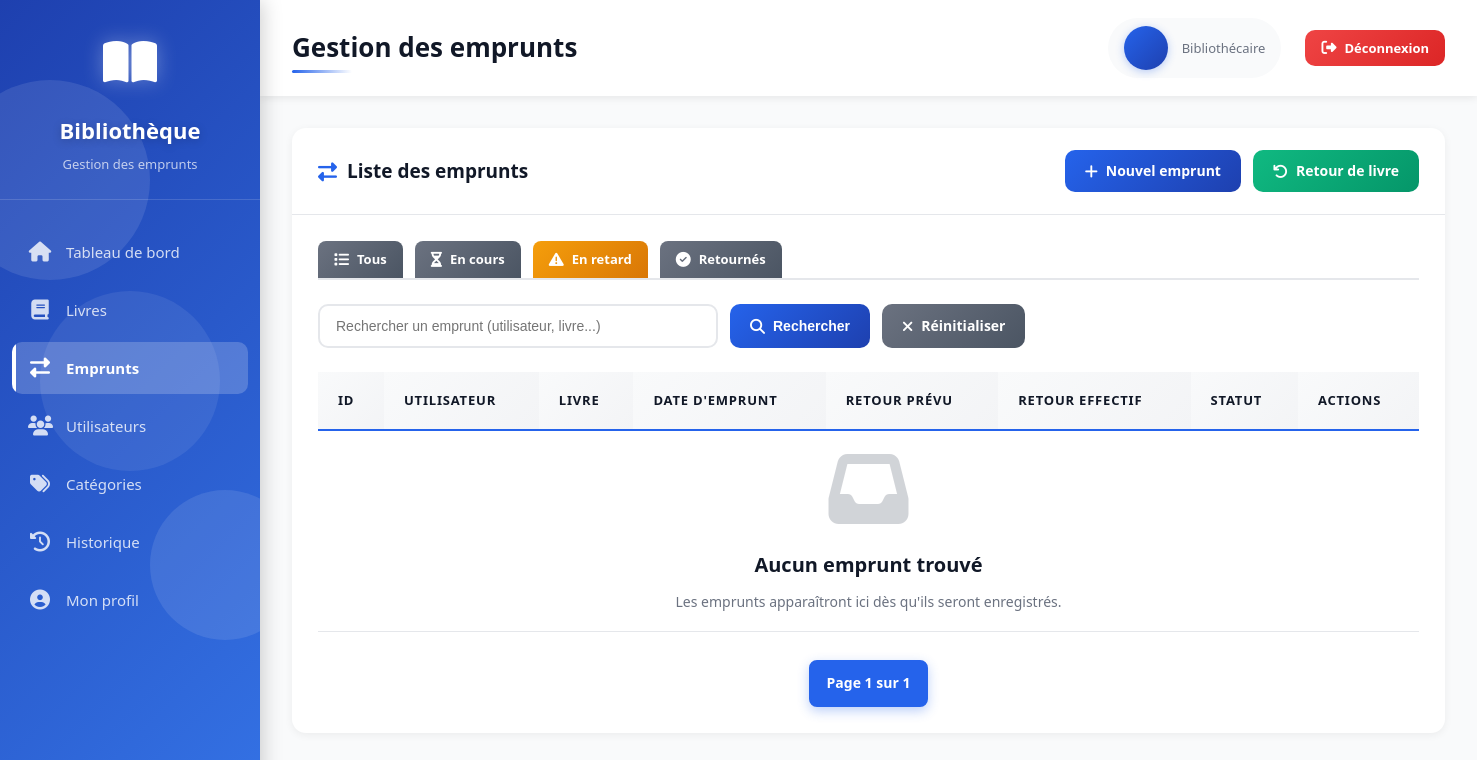
Page /loans/?status=late (signed in) on the earlier database version.
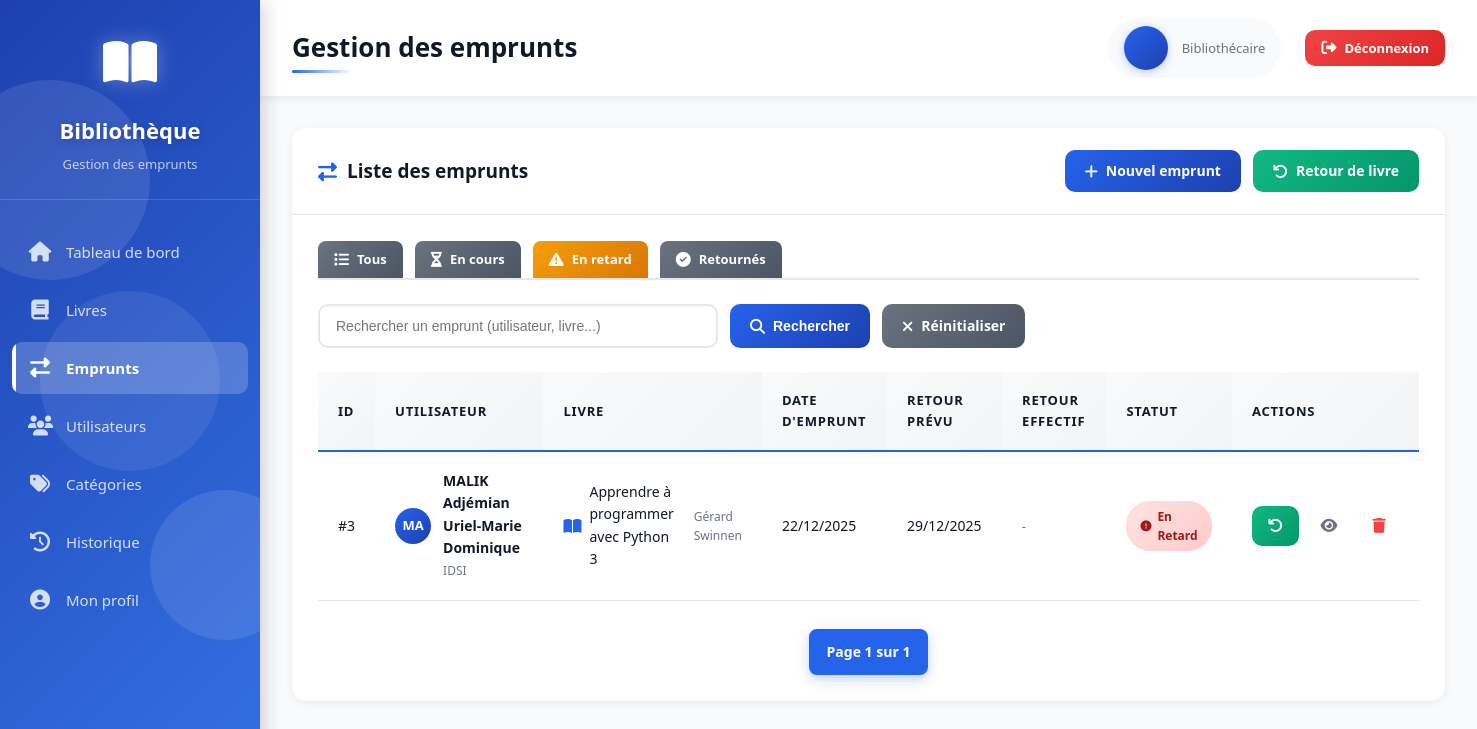
Same page on the later database version.
### books/models.py (models this page shows, shortened)
class Emprunter(models.Model):
    dateEmprunt = models.DateField()
    dateRetourPrevu = models.DateField()
    dateRetourEffectif = models.DateField(null=True,blank=True)
    etudiant= models.ForeignKey(Etudiant,on_delete=models.CASCADE)
    livre = models.ForeignKey(Livre,on_delete=models.CASCADE)
    status = models.CharField(max_length=10, choices=STATUS_CHOICES)
    etat_livre = models.CharField(max_length=50, null=True, choices=ETAT_LIVRE_CHOICES)
    observation =  models.CharField(max_length=20, null=True)
    def is_overdue(self):
        today = timezone.now().date()
        if self.dateRetourEffectif:
            return self.dateRetourEffectif > self.dateRetourPrevu
        return today > self.dateRetourPrevu

class Etudiant(models.Model):
    matricule = models.CharField(max_length=12,primary_key=True,unique=True)
    nom = models.CharField(max_length=50,null=False)
    prenoms = models.CharField(max_length=150,null=False)
    dateNaiss = models.DateField()
    telephone = models.CharField(max_length=20,validators=[phone_validator],null=False)
    emailPers = models.CharField(max_length=50, null=False)
    emailInst = models.CharField(max_length=50, null=False)
    numChambre = models.CharField(max_length=5)
    is_active = models.BooleanField(default=True)
    ecole = models.ForeignKey(Ecole,on_delete=models.CASCADE)

class Ecole(models.Model):
    nom = models.CharField(max_length=50,null=False)

class Livre(models.Model):
    isbn = models.CharField(max_length=10, null=False)
    titre = models.CharField(max_length=100, null=False)
    langue = models.CharField(max_length=2, choices=LANGUAGES_CHOICES)
    quantite = models.SmallIntegerField(default=1)
    nbre_pages = models.SmallIntegerField()
    annee_publication = models.IntegerField(
        validators=[
            MinValueValidator(1400),          # éviter les années aberrantes
            MaxValueValidator(current_year)   # pas de date dans le futur
        ],
        null=True,
        blank=True
    )
    emplacement = models.CharField(max_length=200,null=True,blank=True)
    resume = models.TextField(null=True,blank=True)
    editeur = models.ForeignKey(Editeur,on_delete=models.CASCADE)
    auteur = models.ForeignKey(Auteur,on_delete=models.CASCADE)
    categorie = models.ForeignKey(Categorie,on_delete=models.CASCADE)

class Auteur(models.Model):
    nom_complet = models.CharField(max_length=150,null=False)
    dateNaiss = models.DateField(null=True, default=None)

### app/views.py (the view)
# urls.py: path('loans/', views.loans_list, name="loans_list"),
@login_required(login_url='signin')
def loans_list(request):
    emprunts = Emprunter.objects.select_related(
        "etudiant",
        "livre",
        "livre__auteur"
    )
    search = request.GET.get("search", "")
    status = request.GET.get("status", "all")
    if search:
        emprunts = emprunts.filter(
            Q(etudiant__nom__icontains=search) |
            Q(livre__titre__icontains=search) |
            Q(livre__auteur__nom_complet__icontains=search)
        )
    today = timezone.now().date()
    if status == "active":
        emprunts = emprunts.filter(
            dateRetourEffectif__isnull=True,
            dateRetourPrevu__gte=today
        )
    elif status == "late":
        emprunts = emprunts.filter(
            dateRetourEffectif__isnull=True,
            dateRetourPrevu__lt=today
        )
    elif status == "returned":
        emprunts = emprunts.filter(
            dateRetourEffectif__isnull=False
        )
    paginator = Paginator(emprunts.order_by("-dateEmprunt"), 10)
    page_number = request.GET.get("page")
    page_obj = paginator.get_page(page_number)
    return render(request, "loans_list.html", {
        "loans": page_obj,
        "search_query": search,
        "status_filter": status,
        "page_obj": page_obj,
        "is_paginated": True,
    })

### templates/loans_list.html (shortened to what the changed rows need)
{% extends 'base.html' %}
{% block page_title %}Gestion des emprunts{% endblock %}
{% block content %}
<div class="card">
    <div class="card-body">
        <div class="table-responsive">
            <table class="modern-table">
                <thead>
                    <tr>
                        <th>ID</th>
                        <th>Utilisateur</th>
                        <th>Livre</th>
                        <th>Date d'emprunt</th>
                        <th>Retour prévu</th>
                        <th>Retour effectif</th>
                        <th>Statut</th>
                        <th>Actions</th>
                    </tr>
                </thead>
                <tbody>
                    {% for loan in loans %}
                    <tr class="table-row-animate">
                        <td>#{{ loan.id }}</td>
                        <td>
                            <div class="user-cell">
                                <div class="user-avatar-small">
                                    {{ loan.etudiant.nom.0 }}{{ loan.etudiant.prenoms.0 }}
                                </div>
                                <div class="user-info-cell">
                                    <strong>{{ loan.etudiant.nom }} {{ loan.etudiant.prenoms }}</strong><br>
                                    <small class="text-muted">{{ loan.etudiant.ecole.nom }}</small>
                                </div>
                            </div>
                        </td>
                        <td>
                            <div class="book-cell">
                                <i class="fas fa-book-open text-primary"></i>
                                <span>{{ loan.livre.titre }}</span><br>
                                <small class="text-muted">{{ loan.livre.auteur.nom_complet }}</small>
                            </div>
                        </td>
                        <td>{{ loan.dateEmprunt|date:"d/m/Y" }}</td>
                        <td>{{ loan.dateRetourPrevu|date:"d/m/Y" }}</td>
                        <td>
                            {% if loan.dateRetourEffectif %}
                                {{ loan.dateRetourEffectif|date:"d/m/Y" }}
                            {% else %}
                                <span class="text-muted">-</span>
                            {% endif %}
                        </td>
                        <td>
                            {% if loan.dateRetourEffectif %}
                            <span class="badge badge-info">
                                <i class="fas fa-check"></i> Retourné
                            </span>
                            {% elif loan.is_overdue %}
                            <span class="badge badge-danger">
                                <i class="fas fa-exclamation-circle"></i> En retard
                            </span>
                            {% else %}
                            <span class="badge badge-success">
                                <i class="fas fa-clock"></i> En cours
                            </span>
                            {% endif %}
                        </td>
                        <td>
                            <div class="action-buttons">
                                {% if not loan.dateRetourEffectif %}
                                <a href="{% url 'returns_form' %}?loan={{ loan.id }}"
                                   class="btn btn-sm btn-success"
                                   title="Marquer comme retourné">
                                    <i class="fas fa-undo"></i>
                                </a>
                                {% endif %}
                                <a href="{% url 'loans_edit' loan.id %}" class="btn btn-sm btn-icon btn-view" title="Voir">
                                    <i class="fas fa-eye"></i>
                                </a>
                                <a href="{% url 'loans_delete' loan.id %}"
                                   class="btn btn-sm btn-icon btn-delete"
                                   title="Supprimer"
                                   onclick="return confirm('Êtes-vous sûr de vouloir supprimer cet emprunt ?');">
                                    <i class="fas fa-trash"></i>
                                </a>
                            </div>
                        </td>
                    </tr>
                    {% empty %}
                    <tr>
                        <td colspan="8" class="empty-state">
                            <i class="fas fa-inbox"></i>
                            <h3>Aucun emprunt trouvé</h3>
                            <p>Les emprunts apparaîtront ici dès qu'ils seront enregistrés.</p>
                        </td>
                    </tr>
                    {% endfor %}
                </tbody>
            </table>
        </div>
    </div>
</div>
{% endblock %}

Differences in the rows shown:
added Emprunter: id "3", etudiant.nom.0 "M", etudiant.prenoms.0 "A", etudiant.nom "MALIK", etudiant.prenoms "Adjémian Uriel-Marie Dominique", etudiant.ecole.nom "IDSI", livre.titre "Apprendre à programmer avec Python 3", livre.auteur.nom_complet "Gérard Swinnen", dateEmprunt "22/12/2025", dateRetourPrevu "29/12/2025", shows "En Retard"
Other differences:
text no longer shown: "Aucun emprunt trouvé Les emprunts apparaîtront ici dès qu'ils seront enregistrés."
